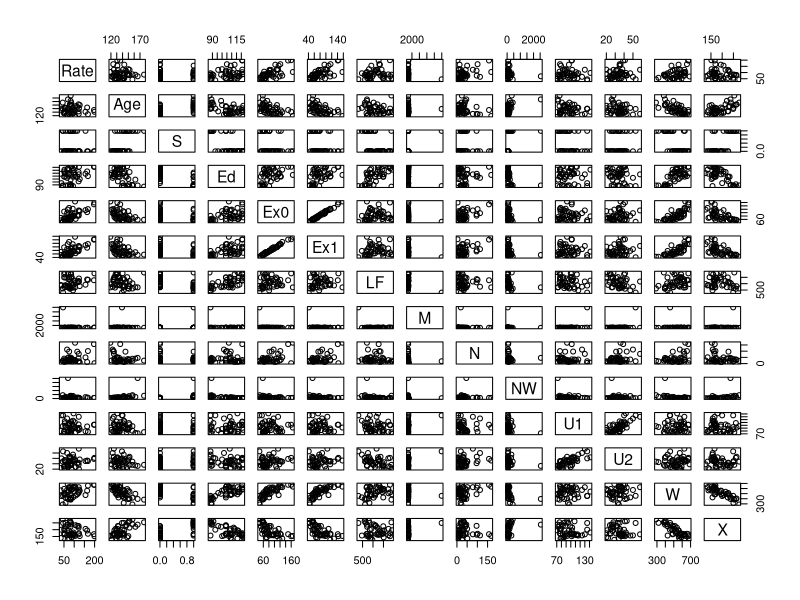
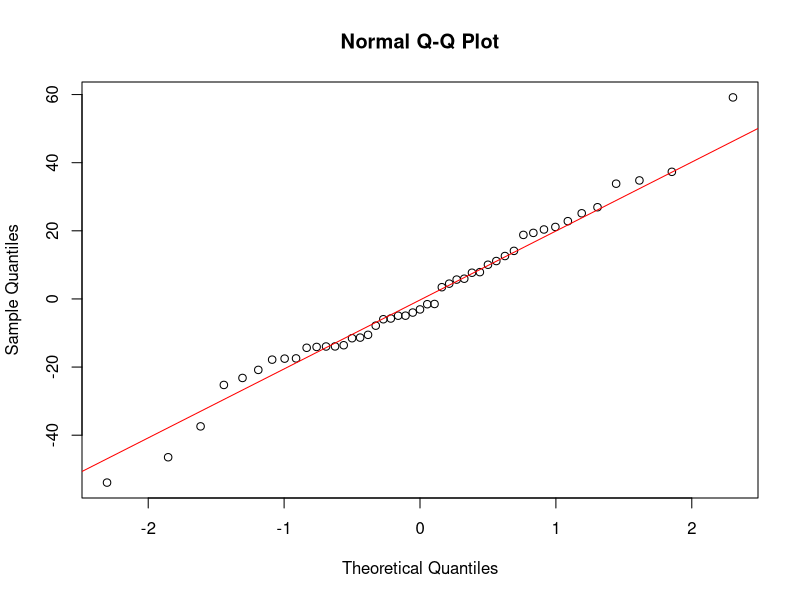

Generate these figures, in order, with R:
## ---- chunk 1
data <- read.csv('crime.csv', sep = ",", dec = ",", header = T, stringsAsFactors = FALSE)
data[] <- lapply(data, as.numeric)
## ---- chunk 2
# Zad 1
pairs(data)
## ---- chunk 3
# Zad 2, 3
M <- cor(data, method = "pearson")
print(M["Rate",])
## ---- chunk 4
print(M)
## ---- chunk 5
# Zad 4
model <- lm(Rate ~ ., data = data)

r_squared <- summary(model)$r.squared
adj_r_squared <- summary(model)$adj.r.squared

cat("R^2: ", r_squared, "\n")
cat("Adjusted R^2: ", adj_r_squared, "\n")
## ---- chunk 6
coefficients <- summary(model)$coefficients
cat("Równanie regresji:\n")
cat("Rate = ", coefficients[1, 1], " + ", paste(coefficients[-1, 1], "*", rownames(coefficients)[-1], collapse = " + "), "\n")
## ---- chunk 7
new_data <- data.frame(Age = 150, S = 1, Ed = 90, Ex0 = 50, Ex1 = 60, LF = 500, M = 950, N = 30, NW = 300, U1 = 100, U2 = 40, W = 400, X = 200)

predicted_rate <- predict(model, newdata = new_data)
cat("Prognozowana wartosc Rate: ", predicted_rate, "\n")
## ---- chunk 8
# Zad 5
model_a <- lm(Rate ~ Ex1 + X + Ed + Age + U2, data = data)
model_b <- lm(Rate ~ Ex0 + LF + M + N + NW, data = data)

ra_squared <- summary(model_a)$r.squared
rb_squared <- summary(model_b)$r.squared

adj_ra_squared <- summary(model_a)$adj.r.squared
adj_rb_squared <- summary(model_b)$adj.r.squared

cat("Ra^2: ", ra_squared, "\n")
cat("Adjusted Ra^2: ", adj_ra_squared, "\n")
cat("Rb^2: ", rb_squared, "\n")
cat("Adjusted Rb^2: ", adj_rb_squared, "\n")
## ---- chunk 9
# Zad 6
best_model <- which.max(c(adj_r_squared, adj_ra_squared, adj_rb_squared))
cat("Best model: Model", best_model, "\n")
coefficientsa <- summary(model_a)$coefficients
print(coefficientsa[-1, 1])
## ---- chunk 10
# Zad 7
predicted_rate <- predict(model_a, newdata = new_data)
cat("Prognozowana wartosc Rate: ", predicted_rate, "\n")
## ---- chunk 11
print(head(data, 1))
## ---- chunk 12
# Zad 8
residuals <- resid(model_a)
qqnorm(residuals)
qqline(residuals, col = "red")
## ---- chunk 13

